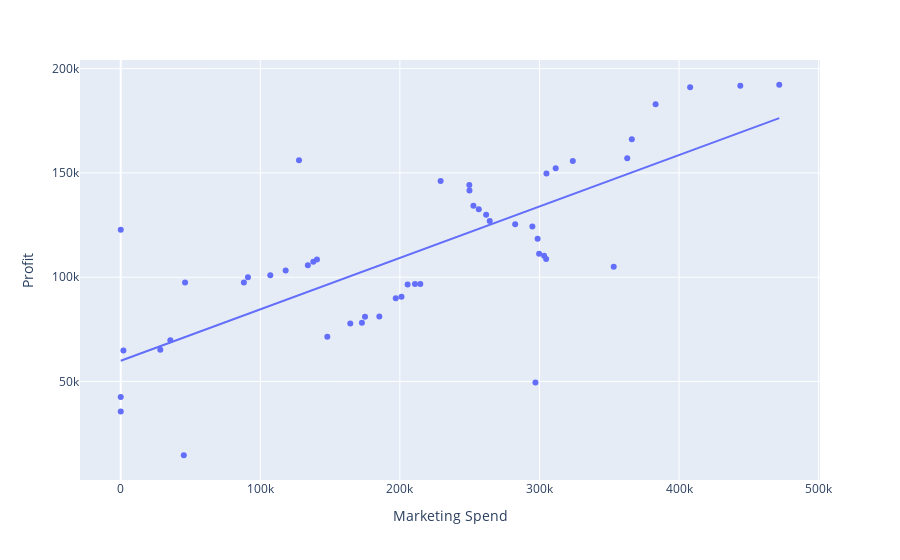

Source (notebook cell):
### Markdown cell above
Plot Based on Marketing Spend with Profit

### Code cell
plot = py.scatter(df, x="Marketing_Spend", y="Profit", trendline='ols', labels={'Marketing_Spend': 'Marketing Spend'})
plot.show()
